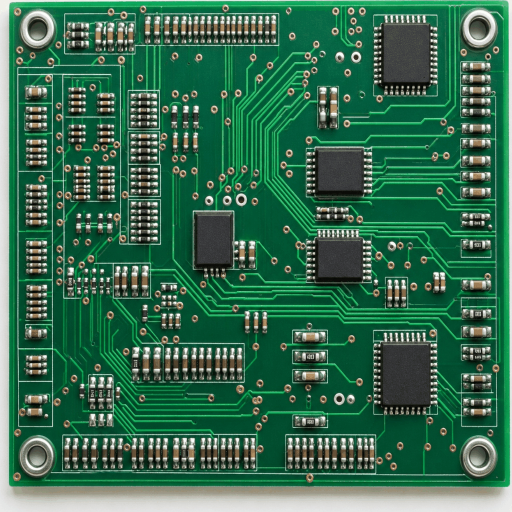
#> input picture evaluation/test_boards/TB005.png, 1024 x 1024 px (shown at 1/2 size)
$ python build_realistic_new_boards.py
#> lines starting #> are read from the running program, lines starting #| are printed output that depends on the picture; after the words box and inside, x2 and y2 are one past the last pixel; in counts of white or black regions, pixels touching at a corner belong together
"""
Realistic New PCB Test Board Generator (TB033 - TB040)
Generates additive realistic inspection samples for evaluation/test_boards/
and corresponding 4-mode X-Ray radiographs in server/static/boards/.
"""

import os
import sys
import json
import math
import cv2
import numpy as np

ROOT = os.path.abspath(os.path.join(os.path.dirname(__file__), ".."))
if ROOT not in sys.path:
    sys.path.insert(0, ROOT)

EVAL_DIR = os.path.join(ROOT, "evaluation", "test_boards")
STATIC_BOARDS_DIR = os.path.join(ROOT, "server", "static", "boards")
REF_DIR = os.path.join(ROOT, "server", "reference")
CONFIG_PATH = os.path.join(ROOT, "server", "config", "components.json")

os.makedirs(EVAL_DIR, exist_ok=True)
os.makedirs(STATIC_BOARDS_DIR, exist_ok=True)

with open(CONFIG_PATH, "r", encoding="utf-8") as f:
#> (reads server/config/components.json from the repository)
    components = json.load(f)

comp_map = {c["id"]: c for c in components}

golden_img = cv2.imread(os.path.join(EVAL_DIR, "TB005.png"))
#> golden_img is the input picture: shape (1024, 1024, 3); mean B, G, R 80.1, 108.3, 52.7
if golden_img is None:
    golden_img = cv2.imread(os.path.join(REF_DIR, "golden_board.png"))
if golden_img is None:
    raise RuntimeError("Could not load golden reference board")

H, W, _ = golden_img.shape
#> H = 1024; W = 1024
sub_bg = golden_img[200:400, 200:400].copy()

def get_bare_footprint(comp):
    cid = comp["id"]
    x, y, w, h = comp["bbox_xywh"]

    h_tiles = (h // 200) + 1
    w_tiles = (w // 200) + 1
    tiled = np.tile(sub_bg, (h_tiles, w_tiles, 1))[:h, :w].copy()
    tiled = (tiled.astype(np.float32) * 0.95).astype(np.uint8)

    pad_col = (195, 205, 215)

    if "U" in cid:
        pad_margin_x = int(w * 0.25)
        pad_margin_y = int(h * 0.25)
        cv2.rectangle(tiled, (pad_margin_x, pad_margin_y), (w - pad_margin_x, h - pad_margin_y), (140, 160, 175), -1)
        cv2.rectangle(tiled, (pad_margin_x, pad_margin_y), (w - pad_margin_x, h - pad_margin_y), (180, 190, 200), 2)
#> tiled: shape (145, 155, 3); mean B, G, R 94.8, 115.9, 92.4

        step_x = max(8, w // 12)
        for px in range(8, w - 8, step_x):
            cv2.rectangle(tiled, (px, 2), (px + step_x - 3, 16), pad_col, -1)
            cv2.rectangle(tiled, (px, h - 16), (px + step_x - 3, h - 2), pad_col, -1)
#> tiled: shape (145, 155, 3); mean B, G, R 113.3, 132.6, 117
        step_y = max(8, h // 10)
        for py in range(8, h - 8, step_y):
            cv2.rectangle(tiled, (2, py), (16, py + step_y - 3), pad_col, -1)
            cv2.rectangle(tiled, (w - 16, py), (w - 2, py + step_y - 3), pad_col, -1)
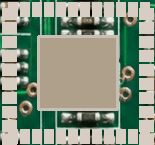
#> tiled: shape (145, 155, 3); mean B, G, R 131, 148.8, 137.8

    elif "J_" in cid:
        step_x = max(10, w // 18)
        for px in range(6, w - 6, step_x):
            cv2.rectangle(tiled, (px, 4), (px + step_x - 4, h // 2 - 4), pad_col, -1)
            cv2.rectangle(tiled, (px, h // 2 + 4), (px + step_x - 4, h - 4), pad_col, -1)

    elif "BANK" in cid:
        step_y = max(14, h // 8)
        for py in range(8, h - 8, step_y):
            cv2.rectangle(tiled, (6, py), (w // 2 - 8, py + step_y - 4), pad_col, -1)
            cv2.rectangle(tiled, (w // 2 + 8, py), (w - 6, py + step_y - 4), pad_col, -1)

    elif "C_" in cid:
        step_y = max(18, h // 6)
        for py in range(8, h - 8, step_y):
            cv2.rectangle(tiled, (6, py), (w // 2 - 6, py + step_y - 6), pad_col, -1)
            cv2.rectangle(tiled, (w // 2 + 6, py), (w - 6, py + step_y - 6), pad_col, -1)

    return tiled

def generate_radiographs(board_img, board_id):
    gray = cv2.cvtColor(board_img, cv2.COLOR_BGR2GRAY)
    inv = 255 - gray
    filtered = cv2.bilateralFilter(inv, 7, 50, 50)
    clahe_fine = cv2.createCLAHE(clipLimit=3.0, tileGridSize=(8, 8))
    clahe_broad = cv2.createCLAHE(clipLimit=2.0, tileGridSize=(16, 16))
    c_fine = clahe_fine.apply(filtered)
    c_broad = clahe_broad.apply(filtered)
    combined_clahe = cv2.addWeighted(c_fine, 0.65, c_broad, 0.35, 0)
    blur = cv2.GaussianBlur(combined_clahe, (0, 0), 1.2)
    sharp = cv2.addWeighted(combined_clahe, 1.5, blur, -0.5, 0)
    norm_radiograph = cv2.normalize(np.clip(sharp, 0, 255).astype(np.uint8), None, 0, 255, cv2.NORM_MINMAX)

    bone_img = cv2.cvtColor(norm_radiograph, cv2.COLOR_GRAY2BGR)
    inferno_img = cv2.applyColorMap(norm_radiograph, cv2.COLORMAP_INFERNO)
    gray_img = cv2.cvtColor(norm_radiograph, cv2.COLOR_GRAY2BGR)

    blue_lut = np.zeros((256, 1, 3), dtype=np.uint8)
    for i in range(256):
        t = i / 255.0
        if t < 0.35:
            s = t / 0.35
            b = int(10 + s * 170)
            g = int(5 + s * 45)
            r = int(2 + s * 8)
        elif t < 0.75:
            s = (t - 0.35) / 0.40
            b = int(180 + s * 75)
            g = int(50 + s * 150)
            r = int(10 + s * 30)
        else:
            s = (t - 0.75) / 0.25
            b = 255
            g = int(200 + s * 55)
            r = int(40 + s * 190)
        blue_lut[i, 0] = [b, g, r]
    jet_img = cv2.LUT(bone_img, blue_lut)

    cv2.imwrite(os.path.join(STATIC_BOARDS_DIR, f"{board_id}_xray_bone.png"), bone_img)
    cv2.imwrite(os.path.join(STATIC_BOARDS_DIR, f"{board_id}_xray_gray.png"), gray_img)
    cv2.imwrite(os.path.join(STATIC_BOARDS_DIR, f"{board_id}_xray_inferno.png"), inferno_img)
    cv2.imwrite(os.path.join(STATIC_BOARDS_DIR, f"{board_id}_xray_jet.png"), jet_img)

def build_new_boards():
    boards = {}

    # 1. TB033: Good / Conforming Production Board (PASS)
    # Pristine conforming production board with minute sensor noise
    img33 = golden_img.copy()
    noise = np.random.normal(0, 0.25, (H, W, 3)).astype(np.int16)
    img33 = np.clip(img33.astype(np.int16) + noise, 0, 255).astype(np.uint8)
    boards["TB033"] = img33

    # 2. TB034: Component Rotational Misalignment / Skew (REWORK)
    # U4 (Bottom-Right QFP MCU) tilted 16.5 degrees
    img34 = golden_img.copy()
    comp_u4 = comp_map["U4"]
    x, y, w, h = comp_u4["bbox_xywh"]
    roi_u4 = golden_img[y:y+h, x:x+w].copy()
    bare_u4 = get_bare_footprint(comp_u4)
    img34[y:y+h, x:x+w] = bare_u4
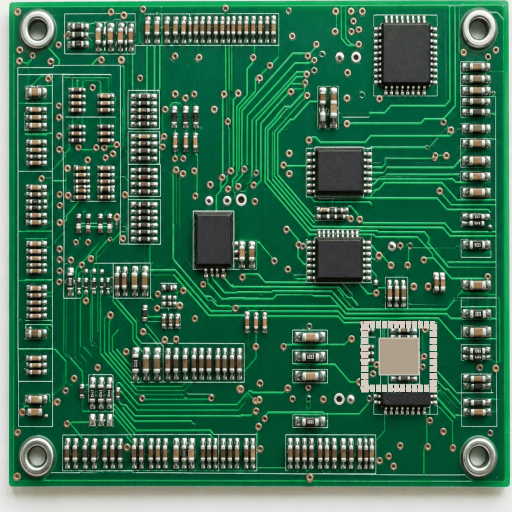
#> img34: shape (1024, 1024, 3) (shown at 1/2 size); 2.14% of pixels changed, all inside (x1, y1, x2, y2) = (720, 640, 875, 785)
    center = (w // 2, h // 2)
    rot_mat = cv2.getRotationMatrix2D(center, 16.5, 1.0)
#> rot_mat = [[0.959, 0.284, -17.28], [-0.284, 0.959, 24.83]]
    rotated_u4 = cv2.warpAffine(roi_u4, rot_mat, (w, h), borderMode=cv2.BORDER_REFLECT)
    mask = np.zeros((h, w), dtype=np.uint8)
    cv2.rectangle(mask, (6, 6), (w - 6, h - 6), 255, -1)
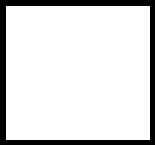
#> mask: shape (145, 155); 85.9% white; 1 black region, box (x1, y1, x2, y2) and area: (0, 0, 155, 145) 3179
    rot_mask = cv2.warpAffine(mask, rot_mat, (w, h), borderMode=cv2.BORDER_CONSTANT, borderValue=0)
    fg = cv2.bitwise_and(rotated_u4, rotated_u4, mask=rot_mask)
    bg = cv2.bitwise_and(bare_u4, bare_u4, mask=cv2.bitwise_not(rot_mask))
    img34[y:y+h, x:x+w] = cv2.add(fg, bg)
    boards["TB034"] = img34

    # 3. TB035: Missing Component (FAIL / REWORK)
    # U3 (Mid-Lower QFP Controller) unpopulated / missing
    img35 = golden_img.copy()
    comp_u3 = comp_map["U3"]
    x, y, w, h = comp_u3["bbox_xywh"]
    img35[y:y+h, x:x+w] = get_bare_footprint(comp_u3)
#> in get_bare_footprint (call 2), `cv2.rectangle(tiled, (pad_margin_x, pad_margin_y), (w - pad_margin_x, ..`: tiled: shape (120, 145, 3); mean B, G, R 93.9, 114.9, 91.5
#> after the loop in get_bare_footprint (call 2), `for px in range(8, w - 8, step_x):`: tiled: shape (120, 145, 3); mean B, G, R 116.6, 135.6, 120.7
#> after the loop in get_bare_footprint (call 2), `for py in range(8, h - 8, step_y):`:
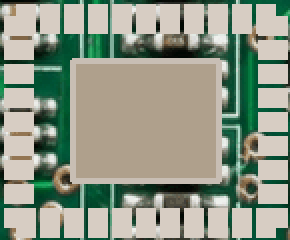
#> tiled: shape (120, 145, 3) (shown 2 times larger); mean B, G, R 135.1, 152.4, 144.1
#> img35: shape (1024, 1024, 3); 1.66% of pixels changed, all inside (x1, y1, x2, y2) = (585, 435, 730, 555)
    boards["TB035"] = img35

    # 4. TB036: Solder Bridge / Lead Short (FAIL / REWORK)
    # U2 (Mid-Upper QFP Controller) has major tin bridging shorting pins and leads
    img36 = golden_img.copy()
    comp_u2 = comp_map["U2"]
    x, y, w, h = comp_u2["bbox_xywh"]
    roi_u2 = golden_img[y:y+h, x:x+w].copy()
    bare_u2 = get_bare_footprint(comp_u2)
    # Shift slightly by 8px and add wide solder bridge pools
    shift_mat = np.float32([[1, 0, -8], [0, 1, 4]])
    shifted_u2 = cv2.warpAffine(roi_u2, shift_mat, (w, h), borderMode=cv2.BORDER_REFLECT)
    mask = np.zeros((h, w), dtype=np.uint8)
    cv2.rectangle(mask, (4, 4), (w - 4, h - 4), 255, -1)
#> mask: shape (120, 145); 89.6% white; 1 black region, box (x1, y1, x2, y2) and area: (0, 0, 145, 120) 1806
    shifted_mask = cv2.warpAffine(mask, shift_mat, (w, h), borderMode=cv2.BORDER_CONSTANT, borderValue=0)
#> shifted_mask: shape (120, 145); 86.3% white; 1 black region, box (x1, y1, x2, y2) and area: (0, 0, 145, 120) 2392
    fg = cv2.bitwise_and(shifted_u2, shifted_u2, mask=shifted_mask)
#> fg: shape (120, 145, 3)
    bg = cv2.bitwise_and(bare_u2, bare_u2, mask=cv2.bitwise_not(shifted_mask))
#> bg: shape (120, 145, 3)
    img36[y:y+h, x:x+w] = cv2.add(fg, bg)
    # Draw conspicuous solder bridge pool
    cv2.rectangle(img36, (x - 6, y + 20), (x + 35, y + 80), (210, 220, 230), -1)
    cv2.rectangle(img36, (x - 4, y + 22), (x + 33, y + 78), (240, 245, 250), -1)
#> img36: shape (1024, 1024, 3); mean B, G, R 80.7, 108.8, 53.5
    cv2.rectangle(img36, (x - 6, y + 20), (x + 35, y + 80), (140, 150, 160), 2)
    boards["TB036"] = img36

    # 5. TB037: Open Circuit / Broken Trace (FAIL / REWORK)
    # J_TOP header has open contact / unpopulated pins on right half
    img37 = golden_img.copy()
    comp_jtop = comp_map["J_TOP"]
    x, y, w, h = comp_jtop["bbox_xywh"]
    bare_jtop = get_bare_footprint(comp_jtop)
    # Replace right half with bare pad and severed circuit traces
    half_x = w // 2
    img37[y:y+h, x+half_x:x+w] = bare_jtop[:, half_x:]
#> img37: shape (1024, 1024, 3); 0.84% of pixels changed, all inside (x1, y1, x2, y2) = (420, 18, 555, 83)
    # Draw scratch / open trace cut
    cv2.line(img37, (x + half_x - 5, y), (x + half_x - 5, y + h), (15, 25, 20), 4)
#> img37: shape (1024, 1024, 3); mean B, G, R 80.6, 108.7, 53.2
    boards["TB037"] = img37

    # 6. TB038: Complex Multi-Defect Assembly (FAIL)
    # U5 (Center QFN) shifted + C_R1 (Right Edge Upper Cap) tombstoned
    img38 = golden_img.copy()
    # U5 shift
    comp_u5 = comp_map["U5"]
    x, y, w, h = comp_u5["bbox_xywh"]
    roi_u5 = golden_img[y:y+h, x:x+w].copy()
    bare_u5 = get_bare_footprint(comp_u5)
#> in get_bare_footprint (call 5), `cv2.rectangle(tiled, (pad_margin_x, pad_margin_y), (w - pad_margin_x, ..`: tiled: shape (110, 100, 3); mean B, G, R 95, 113.3, 100.4
#> after the loop in get_bare_footprint (call 5), `for px in range(8, w - 8, step_x):`:
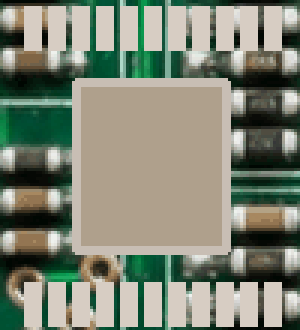
#> tiled: shape (110, 100, 3) (shown 3 times larger); mean B, G, R 117.5, 134, 128.6
#> after the loop in get_bare_footprint (call 5), `for py in range(8, h - 8, step_y):`:
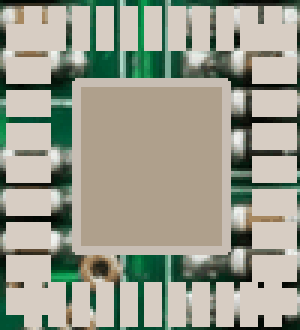
#> tiled: shape (110, 100, 3) (shown 3 times larger); 19.64% of pixels changed, all inside (x1, y1, x2, y2) = (2, 8, 99, 105)
    img38[y:y+h, x:x+w] = bare_u5
#> img38: shape (1024, 1024, 3); 1.05% of pixels changed, all inside (x1, y1, x2, y2) = (370, 405, 470, 515)
    shift_mat = np.float32([[1, 0, 22], [0, 1, 10]])
    shifted_u5 = cv2.warpAffine(roi_u5, shift_mat, (w, h), borderMode=cv2.BORDER_REFLECT)
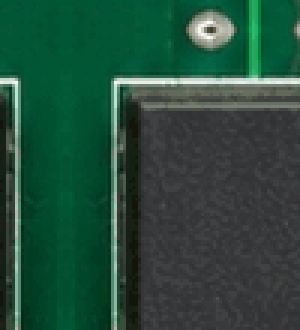
#> shifted_u5: shape (110, 100, 3) (shown 3 times larger); mean B, G, R 60.1, 75.8, 37.7
    mask = np.zeros((h, w), dtype=np.uint8)
    cv2.rectangle(mask, (4, 4), (w - 4, h - 4), 255, -1)
    shifted_mask = cv2.warpAffine(mask, shift_mat, (w, h), borderMode=cv2.BORDER_CONSTANT, borderValue=0)
    fg = cv2.bitwise_and(shifted_u5, shifted_u5, mask=shifted_mask)
    bg = cv2.bitwise_and(bare_u5, bare_u5, mask=cv2.bitwise_not(shifted_mask))
    img38[y:y+h, x:x+w] = cv2.add(fg, bg)

    # C_R1 tombstone
    comp_cr1 = comp_map["C_R1"]
    x2, y2, w2, h2 = comp_cr1["bbox_xywh"]
    bare_cr1 = get_bare_footprint(comp_cr1)
    roi_cr1 = golden_img[y2:y2+h2, x2:x2+w2].copy()
    img38[y2:y2+h2, x2:x2+w2] = bare_cr1
    half_w = w2 // 2
    tomb_roi = roi_cr1[:, :half_w].copy()
    tomb_roi = np.clip(tomb_roi.astype(np.float32) * 1.4 + 35, 0, 255).astype(np.uint8)
    img38[y2:y2+h2, x2:x2+half_w] = tomb_roi
    boards["TB038"] = img38

    # 7. TB039: PCB Substrate Scratch & Trace Gouge (REVIEW / FAIL)
    # Severe mechanical gouge scraping off lower section of BANK_L1 passives
    img39 = golden_img.copy()
    comp_bank1 = comp_map["BANK_L1"]
    x, y, w, h = comp_bank1["bbox_xywh"]
    bare_bank1 = get_bare_footprint(comp_bank1)
    # Bare pad on lower third of passive matrix
    img39[y+h*2//3:y+h, x:x+w] = bare_bank1[h*2//3:, :]
    # Jagged gouge mark across BANK_L1
    pts = np.array([
        [x + 10, y + 25],
        [x + 60, y + 100],
        [x + 110, y + 180],
        [x + 150, y + 250],
        [x + 180, y + 310]
    ], np.int32)
    cv2.polylines(img39, [pts], False, (15, 25, 20), 9, cv2.LINE_AA)
    cv2.polylines(img39, [pts], False, (40, 145, 225), 5, cv2.LINE_AA)
    cv2.polylines(img39, [pts], False, (220, 230, 240), 2, cv2.LINE_AA)
    boards["TB039"] = img39

    # 8. TB040: Localized Thermal Power Stage Burn (FAIL / SCRAP)
    # Carbonized FR-4 charring crater consuming J_BOT2
    img40 = golden_img.copy()
    comp_jbot2 = comp_map["J_BOT2"]
    x, y, w, h = comp_jbot2["bbox_xywh"]
    bare_jbot2 = get_bare_footprint(comp_jbot2)
    img40[y:y+h, x:x+w] = bare_jbot2
    cx, cy = x + w // 2, y + h // 2
    cv2.circle(img40, (cx, cy), 110, (20, 30, 25), -1)
    cv2.circle(img40, (cx, cy), 85, (10, 15, 12), -1)
    cv2.circle(img40, (cx, cy), 55, (5, 5, 5), -1)
    cv2.circle(img40, (cx, cy), 125, (30, 60, 50), 4, cv2.LINE_AA)
    boards["TB040"] = img40

    # Save images and generate radiographs
    for b_id, b_img in boards.items():
        out_path = os.path.join(EVAL_DIR, f"{b_id}.png")
        cv2.imwrite(out_path, b_img)
        generate_radiographs(b_img, b_id)
        print(f"[OK] Saved {b_id}.png and radiographs")
#> this loop made 8 passes
#> b_id on passes 1 to 8: 'TB033', 'TB034', 'TB035', 'TB036', 'TB037', 'TB038', 'TB039', 'TB040'
#| [OK] Saved TB033.png and radiographs
#| [OK] Saved TB034.png and radiographs
#| [OK] Saved TB035.png and radiographs
#| [OK] Saved TB036.png and radiographs
#| [OK] Saved TB037.png and radiographs
#| [OK] Saved TB038.png and radiographs
#| [OK] Saved TB039.png and radiographs
#| [OK] Saved TB040.png and radiographs

if __name__ == "__main__":
    build_new_boards()
